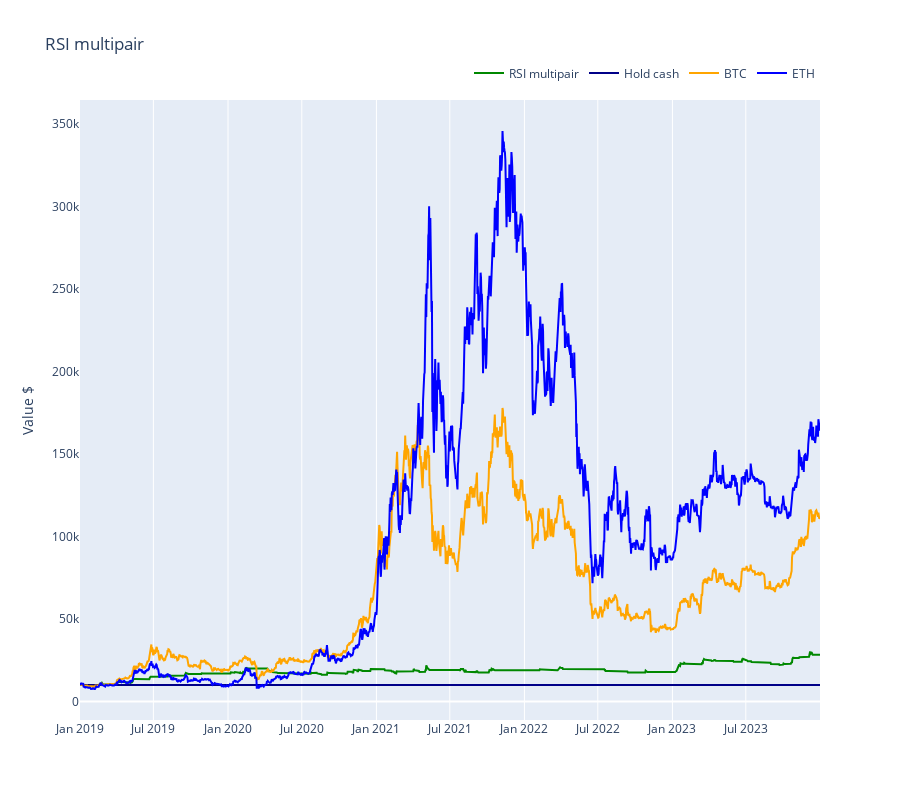

Notebook cell for this chart:
### Markdown cell above
# Benchmark

Benchmark against

- Buy and hold BTC
- Buy and hold ETH

### Code cell
from tradeexecutor.visual.benchmark import visualise_benchmark

btc_pair = strategy_universe.data_universe.pairs.get_pair_by_human_description(our_pairs[0])
eth_pair = strategy_universe.data_universe.pairs.get_pair_by_human_description(our_pairs[1])

benchmark_indexes = pd.DataFrame({
    "BTC": strategy_universe.data_universe.candles.get_candles_by_pair(btc_pair)["close"],
    "ETH": strategy_universe.data_universe.candles.get_candles_by_pair(eth_pair)["close"],
})
benchmark_indexes["BTC"].attrs = {"colour": "orange", "name": "Buy and hold BTC"}
benchmark_indexes["ETH"].attrs = {"colour": "blue", "name": "Buy and hold ETH"}

fig = visualise_benchmark(
    name=state.name,
    portfolio_statistics=state.stats.portfolio,
    all_cash=state.portfolio.get_initial_deposit(),
    benchmark_indexes=benchmark_indexes,
    height=800
)

fig.show()

### Figure 1 — Plotly figure (JSON) as saved in the notebook; plotly's stock layout.template omitted (floating-point values rounded to 4 significant figures; data arrays with more than 128 entries replaced by an {"elided": "..."} marker saying what was removed)
{"data": [{"line": {"color": "#008800"}, "mode": "lines", "name": "RSI multipair", "type": "scatter", "x": {"elided": "1827 str values"}, "y": {"elided": "1827 float values"}}, {"line": {"color": "#000088"}, "mode": "lines", "name": "Hold cash", "type": "scatter", "x": ["2019-01-01T00:00:00", "2023-12-31T00:00:00"], "y": [10000, 10000]}, {"line": {"color": "orange"}, "mode": "lines", "name": "BTC", "type": "scatter", "x": {"elided": "1826 str values"}, "y": {"elided": "1826 float values"}}, {"line": {"color": "blue"}, "mode": "lines", "name": "ETH", "type": "scatter", "x": {"elided": "1826 str values"}, "y": {"elided": "1826 float values"}}], "layout": {"height": 800, "legend": {"orientation": "h", "x": 1, "xanchor": "right", "y": 1.02, "yanchor": "bottom"}, "title": {"text": "RSI multipair"}, "xaxis": {"rangeslider": {"visible": false}}, "yaxis": {"showgrid": false, "title": {"text": "Value $"}}}}
